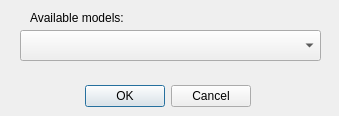
<?xml version="1.0" encoding="UTF-8"?>
<ui version="4.0">
 <class>Select</class>
 <widget class="QDialog" name="Select">
  <property name="geometry">
   <rect>
    <x>0</x>
    <y>0</y>
    <width>339</width>
    <height>116</height>
   </rect>
  </property>
  <property name="windowTitle">
   <string>Select Model</string>
  </property>
  <widget class="QDialogButtonBox" name="resultbox">
   <property name="geometry">
    <rect>
     <x>80</x>
     <y>80</y>
     <width>171</width>
     <height>32</height>
    </rect>
   </property>
   <property name="orientation">
    <enum>Qt::Horizontal</enum>
   </property>
   <property name="standardButtons">
    <set>QDialogButtonBox::Cancel|QDialogButtonBox::Ok</set>
   </property>
  </widget>
  <widget class="QLabel" name="label">
   <property name="geometry">
    <rect>
     <x>30</x>
     <y>10</y>
     <width>121</width>
     <height>16</height>
    </rect>
   </property>
   <property name="text">
    <string>Available models: </string>
   </property>
  </widget>
  <widget class="QComboBox" name="modeloption">
   <property name="geometry">
    <rect>
     <x>20</x>
     <y>30</y>
     <width>301</width>
     <height>31</height>
    </rect>
   </property>
   <property name="currentText">
    <string/>
   </property>
   <property name="currentIndex">
    <number>-1</number>
   </property>
  </widget>
 </widget>
 <resources/>
 <connections>
  <connection>
   <sender>resultbox</sender>
   <signal>accepted()</signal>
   <receiver>Select</receiver>
   <slot>accept()</slot>
   <hints>
    <hint type="sourcelabel">
     <x>248</x>
     <y>254</y>
    </hint>
    <hint type="destinationlabel">
     <x>157</x>
     <y>274</y>
    </hint>
   </hints>
  </connection>
  <connection>
   <sender>resultbox</sender>
   <signal>rejected()</signal>
   <receiver>Select</receiver>
   <slot>reject()</slot>
   <hints>
    <hint type="sourcelabel">
     <x>316</x>
     <y>260</y>
    </hint>
    <hint type="destinationlabel">
     <x>286</x>
     <y>274</y>
    </hint>
   </hints>
  </connection>
 </connections>
</ui>
